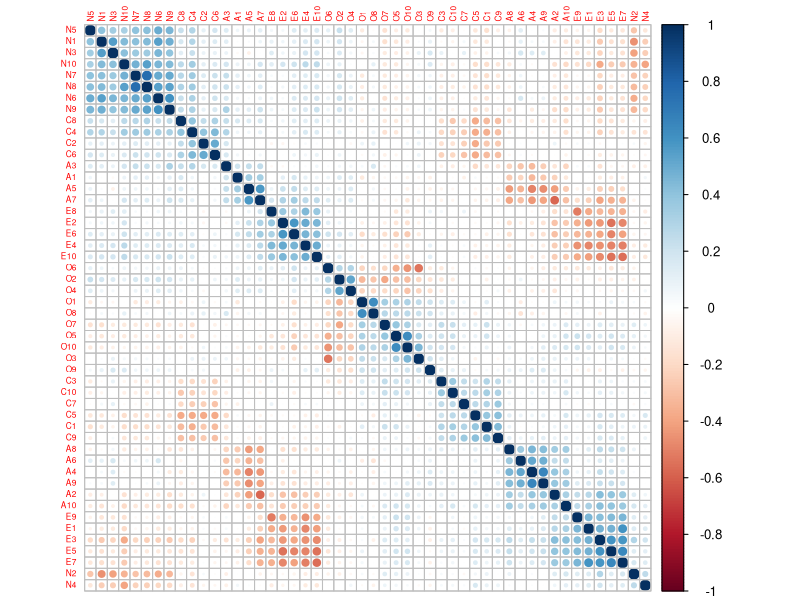
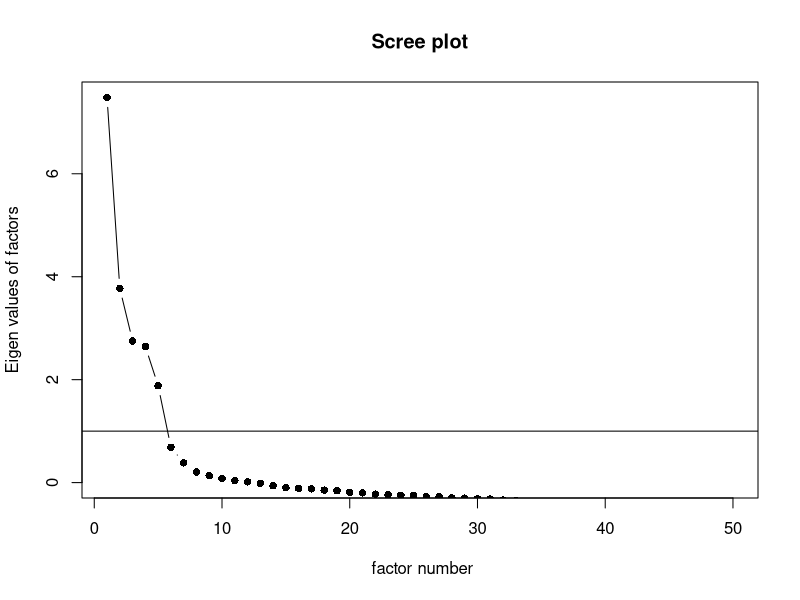
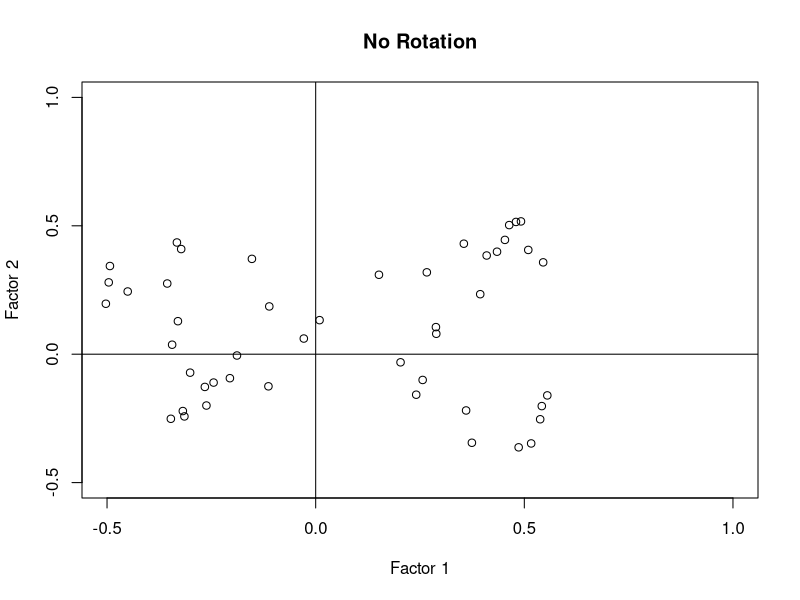
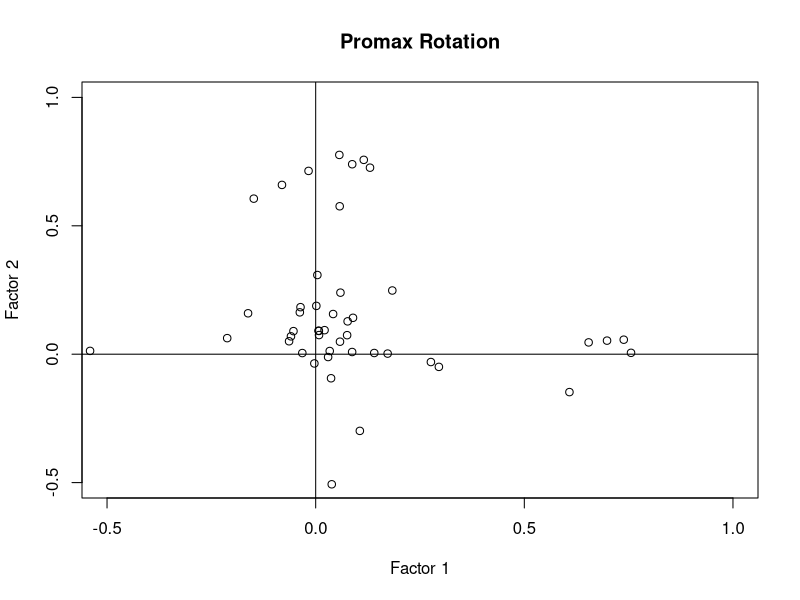

Here is the R script that generated these plots, in order:
## ---- chunk 1
knitr::opts_chunk$set(echo = TRUE)  

library(tidyverse) 
library(corrplot) # correlation plot 
library(psych) # EFA functions 
library(GPArotation) # factor rotation
## ---- chunk 2
dat <- read.csv("bigfive.csv") 
head(dat)
## ---- chunk 3
dat <- dat[,8:57]   # remove first 7 columns of demographic data 
## ---- chunk 4
vars <- ncol(dat) # 50 variables vars  n <- nrow(dat) # 5,000 observations n 
## ---- chunk 5
dat[dat == 0] <- NA # recode missing data as NA 
sum(is.na(dat)) # count NAS
## ---- chunk 6
summary(dat)
## ---- chunk 7
# Correlation matrix ordered with hierarchical clustering to sort similar variables together  

corrplot(cor(dat), order = "hclust", tl.cex = .5) # tl.cex controls text label size
## ---- chunk 8
corr.matrix <- cor(dat) # 50 x 50 correlation matrix 
id.matrix <- diag(50) # 50 x 50 identity matrix 
# subtract id matrix from corr matrix to remove variables correlations 
# with themselves 
check.matrix <- corr.matrix - id.matrix  
which(abs(check.matrix) >= .9) # check for correlations < -0.9 or > 0.9
## ---- chunk 9
KMO(cor(dat)) # Kaiser-Meyer-Olkin (KMO) test 
## ---- chunk 10
cortest.bartlett(cor(dat),5000,diag = TRUE) # Bartlett's test of sphericity 
## ---- chunk 11
scree(cor(dat), pc=FALSE) # check scree plot 
## ---- chunk 12
efa <- fa(cor(dat), nfactors = 5, n.obs = 5000, rotate = "none") 
efa 
## ---- chunk 13
load <- data.frame(unclass(efa$loadings)) #df of factor loadings 
load 
## ---- chunk 14
# calculate communality 
load2 <- load^2 #df of squared factor loadings 
h2 <- apply(load2, 1, sum) #sum squared factor loadings row wise  

# compare calculation with model communality 
loadings <- data.frame(h2,efa$communalities) %>% round(4)  
head(loadings) 
## ---- chunk 15
loadings <- data.frame(efa$communalities,efa$uniquenesses,efa$complexity) %>% round(4) 
head(loadings)
## ---- chunk 16
# calculate sum of squared loadings 
ssLoad <- apply(load2, 2, sum) #sum factor loadings column wise   

# compare calculation with model ss loadings 
ssLoad 
efa$Vaccounted[1,]
## ---- chunk 17
# calculate proportion of variance 
varP <- ssLoad/vars  

# compare calculation with model variance proportion 
varP 
efa$Vaccounted[2,]
## ---- chunk 18
efa$Vaccounted
## ---- chunk 19
efa.rot <- fa(cor(dat), nfactors = 5, n.obs = 5000, rotate = "promax")  
efa.rot  

## ---- chunk 20
# plot of non-rotated factor 1 and factor 2 
plot(efa$loadings[,1], efa$loadings[,2], xlim = c(-0.5, 1), ylim = c(-0.5, 1), 
      xlab = "Factor 1", ylab = "Factor 2", main = "No Rotation") 
abline(h = 0, v = 0)  

# plot of rotated factor 1 and factor 2 
plot(efa.rot$loadings[,1], efa.rot$loadings[,2], xlim = c(-0.5, 1), ylim = c(-0.5, 1),           xlab = "Factor 1", ylab = "Factor 2", main = "Promax Rotation") 
abline(h = 0, v = 0) 
## ---- chunk 21
load.rot <- data.frame(unclass(efa.rot$loadings)) #df of factor loadings 
load.rot
## ---- chunk 22
# column name of column with the highest abs factor loadings 
colnames(load.rot[1:10,])[apply(abs(load[1:10,]),1,which.max)]  
## ---- chunk 23
# column name of column with the highest abs factor loadings 
colnames(load.rot[11:20,])[apply(abs(load[11:20,]),1,which.max)]  
## ---- chunk 24
# column name of column with the highest abs factor loadings 
colnames(load.rot[21:30,])[apply(abs(load[21:30,]),1,which.max)]  
## ---- chunk 25
# column name of column with the highest abs factor loadings 
colnames(load.rot[31:40,])[apply(abs(load[31:40,]),1,which.max)]  
## ---- chunk 26
# column name of column with the highest abs factor loadings 
colnames(load.rot[41:50,])[apply(abs(load[41:50,]),1,which.max)]  
